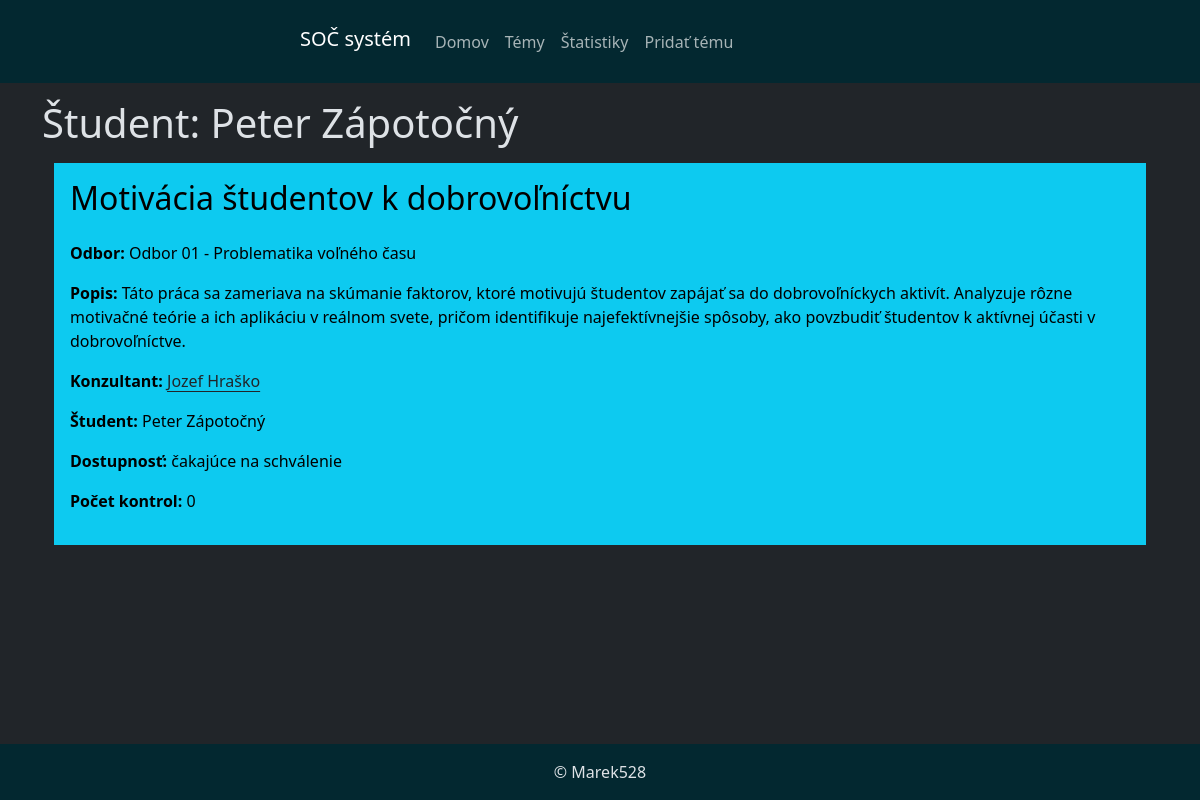
Screenshot of /soc/student/1/ with the database file from the repository.
### soc/models.py (models this page shows, shortened)
class Student(models.Model):
    meno = models.CharField(max_length=30)
    priezvisko = models.CharField(max_length=30)
    email = models.CharField(max_length=100)
    heslo = models.CharField(max_length=255)
    def __str__(self):
        return f'{self.meno} {self.priezvisko}'

class Tema(models.Model):
    nazov = models.CharField(max_length=100)
    popis = models.TextField()
    konzultant = models.ForeignKey(Ucitel, on_delete=models.CASCADE)
    student = models.ForeignKey(Student, on_delete=models.SET_NULL, null=True, blank=True)
    odbor = models.ForeignKey(Odbor, on_delete=models.CASCADE)
    dostupnost = models.ForeignKey(Dostupnost, on_delete=models.CASCADE)
    pocet_kontrol = models.IntegerField()

class Odbor(models.Model):
    nazov = models.CharField(max_length=100)
    def __str__(self):
        return f'{self.nazov}'

class Ucitel(models.Model):
    meno = models.CharField(max_length=30)
    priezvisko = models.CharField(max_length=30)
    email = models.CharField(max_length=100)
    heslo = models.CharField(max_length=255)
    def __str__(self):
        return f'{self.meno} {self.priezvisko}'

class Dostupnost(models.Model):
    nazov = models.CharField(max_length=70)
    def __str__(self):
        return f'{self.nazov}'

### soc/views.py (the view)
# urls.py: path('student/<id>/', views.vypis_studenta, name='vypis-studenta'),
def vypis_studenta(request, id):
    student = Student.objects.get(id=id)
    temy = Tema.objects.filter(student=student)
    return render(request, 'soc/student.html', {'temy': temy, 'student': student})

### soc/templates/soc/student.html (shortened to what this page needs)
{% extends "base.html" %}
{% block content %}
<h1 class="my-3">Študent: {{ student.meno }} {{ student.priezvisko }}</h1>
<div class="container">
    {% for tema in temy %}
        <div class="bg-info text-black p-3">
            <h2 class="mb-4">{{ tema.nazov }}</h2>
            <p><strong>Odbor: </strong>{{ tema.odbor }}</p>
            <p><strong>Popis: </strong>{{ tema.popis }}</p>
            <p><strong>Konzultant: </strong><a href="{% url 'vypis-ucitela' id=tema.konzultant.id %}" class="link-dark link-offset-2 link-underline-opacity-100 link-underline-opacity-25-hover">{{ tema.konzultant }}</a></p>
            <p><strong>Študent: </strong>{{ tema.student }}</a></p>
            <p><strong>Dostupnosť: </strong>{{ tema.dostupnost }}</p>
            <p><strong>Počet kontrol: </strong>{{ tema.pocet_kontrol }}</p>
        </div>
    {% endfor %}
</div>
{% endblock %}

### soc/templates/base.html (style rules this page uses)
body { min-height: 100vh; display: flex; flex-direction: column; }

### rows the page displays
Student: meno "Peter", priezvisko "Zápotočný"
Tema: nazov "Motivácia študentov k dobrovoľníctvu", odbor "Odbor 01 - Problematika voľného času", popis "Táto práca sa zameriava na skúmanie faktorov, ktoré motivujú študentov zapájať sa do dobrovoľníckych aktivít. Analyzuje rôzne motivačné teórie a ich aplikáciu v reálnom svete, pričom identifikuje najefektívnejšie spôsoby, ako povzbudiť študentov k aktívnej účasti v dobrovoľníctve.", konzultant "Jozef Hraško", student "Peter Zápotočný", dostupnost "čakajúce na schválenie", pocet_kontrol "0"
